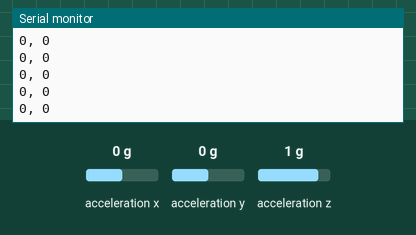
A sketch run on a simulated Arduino Uno, built with avr-gcc and run on an emulated ATmega328P. On the bench: the last lines printed to the serial monitor. Inputs (shaded band) come from the test bench; at power-on: acceleration x 0 g, acceleration y 0 g, acceleration z 1 g.

Above: at 1.2 s.
1.3 s: acceleration x set to -1.4 g
At 2.3 s:
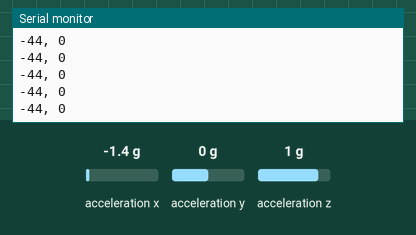
4.3 s: acceleration x set to 0 g
At 4.8 s:
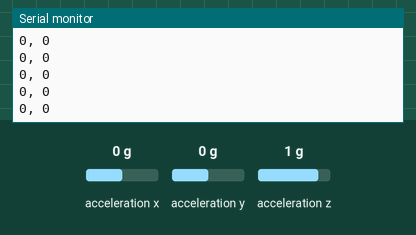
7.3 s: acceleration y set to -1.4 g
At 7.9 s:
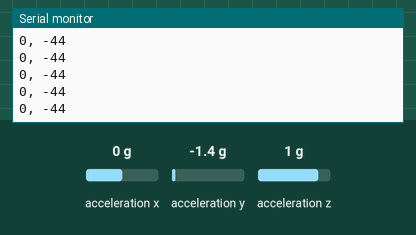

Measured:
- after the input at 1.3 s, the serial monitor: prints a new line after 0.07 s (image 1)
- after the input at 7.3 s, the serial monitor: prints a new line after 0.07 s (image 3)

The sketch:

ADXL345_test.ino
```cpp
#include <SparkFun_ADXL345.h>         // SparkFun ADXL345 Library

/*********** COMMUNICATION SELECTION ***********/
ADXL345 adxl = ADXL345(10);           // USE FOR SPI COMMUNICATION, ADXL345(CS_PIN);

void setup() {
  // put your setup code here, to run once:

    Serial.begin(9600);                 // Start the serial terminal
  Serial.println("SparkFun ADXL345 Accelerometer Hook Up Guide Example");
  Serial.println();

  adxl.powerOn();                     // Power on the ADXL345

  adxl.setRangeSetting(16);           // Give the range settings
                                      // Accepted values are 2g, 4g, 8g or 16g
                                      // Higher Values = Wider Measurement Range
                                      // Lower Values = Greater Sensitivity

  adxl.setSpiBit(0);                  // Configure the device to be in 4 wire SPI mode when set to '0' or 3 wire SPI mode when set to 1
                                      // Default: Set to 1
                                      // SPI pins on the ATMega328: 11, 12 and 13 as reference in SPI Library

  adxl.setActivityXYZ(1, 1, 0);       // Set to activate movement detection in the axes "adxl.setActivityXYZ(X, Y, Z);" (1 == ON, 0 == OFF)
  adxl.setActivityThreshold(75);      // 62.5mg per increment   // Set activity   // Inactivity thresholds (0-255)

  adxl.setInactivityXYZ(1, 0, 0);     // Set to detect inactivity in all the axes "adxl.setInactivityXYZ(X, Y, Z);" (1 == ON, 0 == OFF)
  adxl.setInactivityThreshold(75);    // 62.5mg per increment   // Set inactivity // Inactivity thresholds (0-255)
  adxl.setTimeInactivity(10);         // How many seconds of no activity is inactive?

  // Turn on Interrupts for each mode (1 == ON, 0 == OFF)
  adxl.InactivityINT(1);
  adxl.ActivityINT(1);
}

void loop() {
  // put your main code here, to run repeatedly:


  // Accelerometer Readings
  int x,y,z;
  adxl.readAccel(&x, &y, &z);         // Read the accelerometer values and store them in variables declared above x,y,z

  // Output Results to Serial
  /* UNCOMMENT TO VIEW X Y ACCELEROMETER VALUES */
  Serial.print(x);
  Serial.print(", ");
  Serial.println(y);

  //ADXL_ISR();

}

/********************* ISR *********************/
/* Look for Interrupts and Triggered Action    */
void ADXL_ISR() {

  // getInterruptSource clears all triggered actions after returning value
  // Do not call again until you need to recheck for triggered actions
  byte interrupts = adxl.getInterruptSource();

  // Inactivity
  if(adxl.triggered(interrupts, ADXL345_INACTIVITY)){
    Serial.println("*** INACTIVITY ***");
     //add code here to do when inactivity is sensed
  }

  // Activity
  if(adxl.triggered(interrupts, ADXL345_ACTIVITY)){
    Serial.println("*** ACTIVITY ***");
     //add code here to do when activity is sensed

  }
}
```
